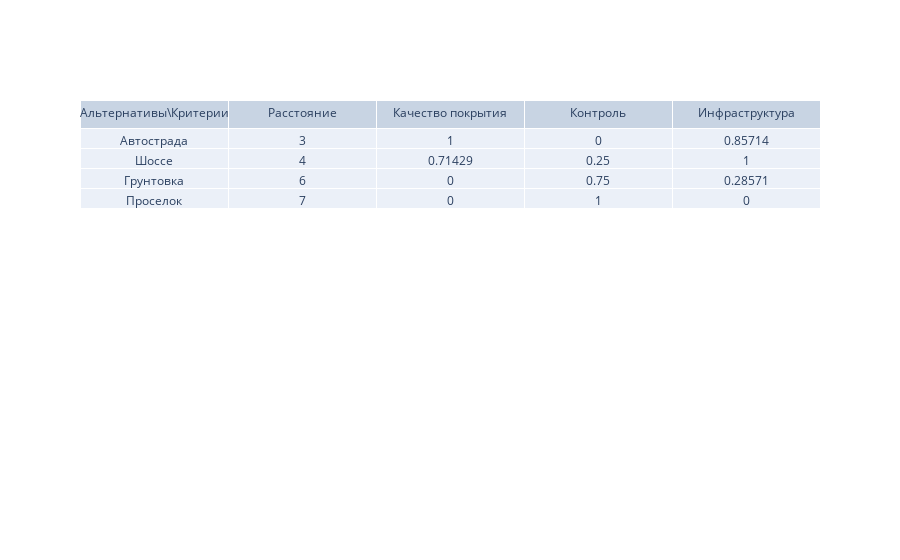

The notebook cell this image was saved under:
### Markdown cell above
Метод замены критериев ограничениями

### Code cell
# Пусть главный критерий - Расстояние
main_critrerion = 'Расстояние'
# Метки приемлемости альтернативы
alternatives_use = [True] * len(alternatives)

# Нормировка матриц оценок (кроме столбца главного критерия)
a_matrix = np.copy(a_matrix_orig)
# Цикл по столбикам (критериям)
for j, cr in enumerate(criterions):
    # Если это главный критерий, то пропустить
    if cr == main_critrerion:
        continue

    lev = 0.0
    # Минимально допустимые уровни для остальных критериев
    match(cr):
        case 'Качество покрытия':
            lev = 0.3
        case 'Контроль':
            lev = 0.1
        case 'Инфраструктура':
            lev = 0.2

    min_val = min(a_matrix[j])
    max_val = max(a_matrix[j])

    # Цикл по строчкам (значения критериев альтернатив)
    for i, al in enumerate(alternatives):
        a_matrix[j][i] = round((a_matrix[j][i] - min_val) / (max_val - min_val), okr)
        # Оставить только приемлемые значения
        if a_matrix[j][i] < lev:
            a_matrix[j][i] = 0.0
            # Отметить альтернативу, как неприемлемую
            alternatives_use[i] = False
# Вывод таблицы
fig = Figure(data=[
    Table(
        header=dict(values=['Альтернативы\Критерии'] + criterions),
        cells=dict(
            values=[
                alternatives,
                a_matrix[0],
                a_matrix[1],
                a_matrix[2],
                a_matrix[3]
            ]),
    )])
iplot(fig)

# Среди приемлемых альтернатив оставить то, у которого значение главного критерия больше
answer = ''
# цикл по индексам значений главного критерия, отсортированных по убыванию
# distanс, т.к. главный критерий - Расстояние
for i in np.argsort(distanс)[::-1]:
    # Первая допустимая альтернатива
    if alternatives_use[i]:
        answer = alternatives[i]
        break
print(answer)

### Figure 1 — Plotly figure (JSON) as saved in the notebook; plotly's stock layout.template omitted (floating-point values rounded to 4 significant figures)
{"data": [{"cells": {"values": [["Автострада", "Шоссе", "Грунтовка", "Проселок"], [3.0, 4.0, 6.0, 7.0], [1.0, 0.7143, 0.0, 0.0], [0.0, 0.25, 0.75, 1.0], [0.8571, 1.0, 0.2857, 0.0]]}, "header": {"values": ["Альтернативы\\Критерии", "Расстояние", "Качество покрытия", "Контроль", "Инфраструктура"]}, "type": "table"}], "layout": {}}
